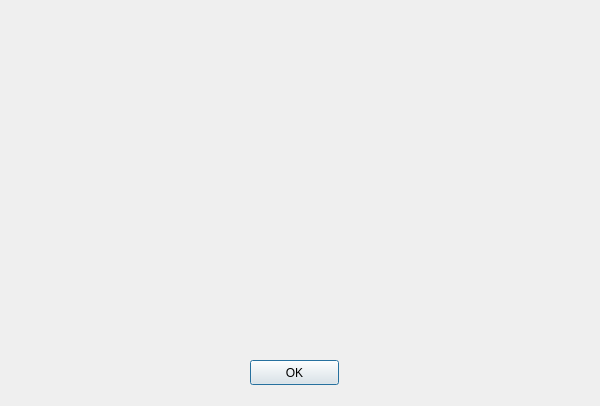
<?xml version="1.0" encoding="UTF-8"?>
<ui version="4.0">
 <class>ImageLargePreview</class>
 <widget class="QDialog" name="ImageLargePreview">
  <property name="geometry">
   <rect>
    <x>0</x>
    <y>0</y>
    <width>600</width>
    <height>406</height>
   </rect>
  </property>
  <property name="windowTitle">
   <string>Dialog</string>
  </property>
  <widget class="QPushButton" name="pushButton">
   <property name="geometry">
    <rect>
     <x>250</x>
     <y>360</y>
     <width>89</width>
     <height>25</height>
    </rect>
   </property>
   <property name="text">
    <string>OK</string>
   </property>
  </widget>
  <widget class="QLabel" name="label">
   <property name="geometry">
    <rect>
     <x>10</x>
     <y>0</y>
     <width>571</width>
     <height>351</height>
    </rect>
   </property>
   <property name="text">
    <string/>
   </property>
  </widget>
 </widget>
 <resources/>
 <connections/>
</ui>
